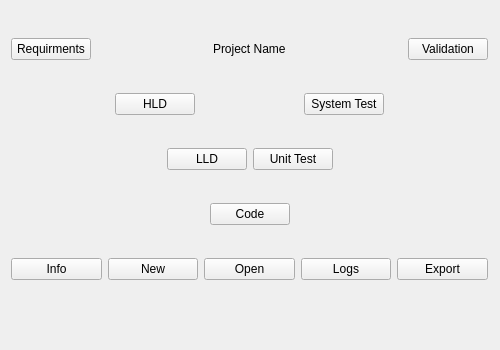
<?xml version="1.0" encoding="UTF-8"?>
<ui version="4.0">
 <class>MainWindow</class>
 <widget class="QMainWindow" name="MainWindow">
  <property name="geometry">
   <rect>
    <x>0</x>
    <y>0</y>
    <width>500</width>
    <height>350</height>
   </rect>
  </property>
  <property name="sizePolicy">
   <sizepolicy hsizetype="Preferred" vsizetype="Fixed">
    <horstretch>0</horstretch>
    <verstretch>0</verstretch>
   </sizepolicy>
  </property>
  <property name="minimumSize">
   <size>
    <width>500</width>
    <height>350</height>
   </size>
  </property>
  <property name="maximumSize">
   <size>
    <width>500</width>
    <height>350</height>
   </size>
  </property>
  <property name="windowTitle">
   <string>MainWindow</string>
  </property>
  <property name="autoFillBackground">
   <bool>false</bool>
  </property>
  <property name="styleSheet">
   <string notr="true"/>
  </property>
  <widget class="QWidget" name="centralWidget">
   <property name="styleSheet">
    <string notr="true"/>
   </property>
   <widget class="QWidget" name="verticalLayoutWidget">
    <property name="geometry">
     <rect>
      <x>0</x>
      <y>0</y>
      <width>499</width>
      <height>321</height>
     </rect>
    </property>
    <layout class="QVBoxLayout" name="verticalLayout">
     <item>
      <layout class="QVBoxLayout" name="verticalLayout_5">
       <item>
        <layout class="QHBoxLayout" name="horizontalLayout">
         <item>
          <widget class="QPushButton" name="pbRequirments">
           <property name="text">
            <string>Requirments</string>
           </property>
          </widget>
         </item>
         <item>
          <spacer name="horizontalSpacer_9">
           <property name="orientation">
            <enum>Qt::Horizontal</enum>
           </property>
           <property name="sizeHint" stdset="0">
            <size>
             <width>40</width>
             <height>20</height>
            </size>
           </property>
          </spacer>
         </item>
         <item>
          <widget class="QLabel" name="label">
           <property name="text">
            <string>Project Name</string>
           </property>
          </widget>
         </item>
         <item>
          <spacer name="horizontalSpacer">
           <property name="orientation">
            <enum>Qt::Horizontal</enum>
           </property>
           <property name="sizeHint" stdset="0">
            <size>
             <width>40</width>
             <height>20</height>
            </size>
           </property>
          </spacer>
         </item>
         <item>
          <widget class="QPushButton" name="pbValidation">
           <property name="styleSheet">
            <string notr="true"/>
           </property>
           <property name="text">
            <string>Validation</string>
           </property>
          </widget>
         </item>
        </layout>
       </item>
      </layout>
     </item>
     <item>
      <layout class="QVBoxLayout" name="verticalLayout_4">
       <item>
        <layout class="QHBoxLayout" name="horizontalLayout_2">
         <item>
          <spacer name="horizontalSpacer_3">
           <property name="orientation">
            <enum>Qt::Horizontal</enum>
           </property>
           <property name="sizeHint" stdset="0">
            <size>
             <width>40</width>
             <height>20</height>
            </size>
           </property>
          </spacer>
         </item>
         <item>
          <widget class="QPushButton" name="pbHLD">
           <property name="text">
            <string>HLD</string>
           </property>
          </widget>
         </item>
         <item>
          <spacer name="horizontalSpacer_2">
           <property name="orientation">
            <enum>Qt::Horizontal</enum>
           </property>
           <property name="sizeHint" stdset="0">
            <size>
             <width>40</width>
             <height>20</height>
            </size>
           </property>
          </spacer>
         </item>
         <item>
          <widget class="QPushButton" name="pbSystemTest">
           <property name="text">
            <string>System Test</string>
           </property>
          </widget>
         </item>
         <item>
          <spacer name="horizontalSpacer_4">
           <property name="orientation">
            <enum>Qt::Horizontal</enum>
           </property>
           <property name="sizeHint" stdset="0">
            <size>
             <width>40</width>
             <height>20</height>
            </size>
           </property>
          </spacer>
         </item>
        </layout>
       </item>
      </layout>
     </item>
     <item>
      <layout class="QVBoxLayout" name="verticalLayout_2">
       <item>
        <layout class="QHBoxLayout" name="horizontalLayout_3">
         <item>
          <spacer name="horizontalSpacer_5">
           <property name="orientation">
            <enum>Qt::Horizontal</enum>
           </property>
           <property name="sizeHint" stdset="0">
            <size>
             <width>40</width>
             <height>20</height>
            </size>
           </property>
          </spacer>
         </item>
         <item>
          <widget class="QPushButton" name="pbLLD">
           <property name="text">
            <string>LLD</string>
           </property>
          </widget>
         </item>
         <item>
          <widget class="QPushButton" name="pbUnitTest">
           <property name="text">
            <string>Unit Test</string>
           </property>
          </widget>
         </item>
         <item>
          <spacer name="horizontalSpacer_6">
           <property name="orientation">
            <enum>Qt::Horizontal</enum>
           </property>
           <property name="sizeHint" stdset="0">
            <size>
             <width>40</width>
             <height>20</height>
            </size>
           </property>
          </spacer>
         </item>
        </layout>
       </item>
      </layout>
     </item>
     <item>
      <layout class="QVBoxLayout" name="verticalLayout_3">
       <item>
        <layout class="QHBoxLayout" name="horizontalLayout_4">
         <item>
          <spacer name="horizontalSpacer_7">
           <property name="orientation">
            <enum>Qt::Horizontal</enum>
           </property>
           <property name="sizeHint" stdset="0">
            <size>
             <width>40</width>
             <height>20</height>
            </size>
           </property>
          </spacer>
         </item>
         <item>
          <widget class="QPushButton" name="pbCode">
           <property name="sizePolicy">
            <sizepolicy hsizetype="Minimum" vsizetype="Fixed">
             <horstretch>0</horstretch>
             <verstretch>0</verstretch>
            </sizepolicy>
           </property>
           <property name="text">
            <string>Code</string>
           </property>
           <property name="autoDefault">
            <bool>false</bool>
           </property>
           <property name="default">
            <bool>false</bool>
           </property>
           <property name="flat">
            <bool>false</bool>
           </property>
          </widget>
         </item>
         <item>
          <spacer name="horizontalSpacer_8">
           <property name="orientation">
            <enum>Qt::Horizontal</enum>
           </property>
           <property name="sizeHint" stdset="0">
            <size>
             <width>40</width>
             <height>20</height>
            </size>
           </property>
          </spacer>
         </item>
        </layout>
       </item>
      </layout>
     </item>
     <item>
      <layout class="QVBoxLayout" name="verticalLayout_6">
       <item>
        <layout class="QHBoxLayout" name="horizontalLayout_5">
         <item>
          <widget class="QPushButton" name="pbInfo">
           <property name="text">
            <string>Info</string>
           </property>
          </widget>
         </item>
         <item>
          <widget class="QPushButton" name="pbNew">
           <property name="text">
            <string>New</string>
           </property>
          </widget>
         </item>
         <item>
          <widget class="QPushButton" name="pbOpen">
           <property name="text">
            <string>Open</string>
           </property>
          </widget>
         </item>
         <item>
          <widget class="QPushButton" name="pbLogs">
           <property name="text">
            <string>Logs</string>
           </property>
          </widget>
         </item>
         <item>
          <widget class="QPushButton" name="pbExport">
           <property name="text">
            <string>Export</string>
           </property>
          </widget>
         </item>
        </layout>
       </item>
      </layout>
     </item>
    </layout>
   </widget>
  </widget>
 </widget>
 <layoutdefault spacing="6" margin="11"/>
 <resources/>
 <connections/>
</ui>
